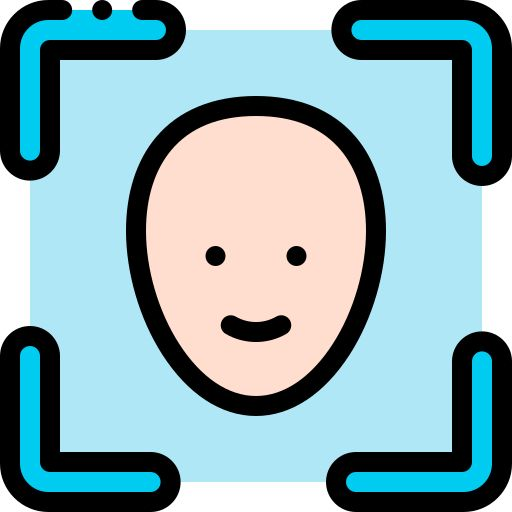
#> input picture templates/attendance-image.jpg, 512 x 512 px
$ python -i face_recognition.py   (imports and definitions only)
#> lines starting #> are read from the running program, lines starting #| are printed output that depends on the picture
#> further down, picture is the input picture: shape (512, 512, 3); mean B, G, R 177.4, 171, 138.3
import cv2
import os
import numpy as np
from datetime import datetime
import pandas as pd
import csv

# Load Haar Cascade for face detection
face_classifier = cv2.CascadeClassifier('haarcascade_frontalface_default.xml')

# Paths
DATASET_DIR = 'dataset'
MODEL_FILE = 'trained_model.yml'
ATTENDANCE_DIR = 'attendance'

# Ensure directories exist
# [2 lines not run here, left out]

class FaceRecognition:
    def __init__(self):
        # Initialize face detector
        self.face_cascade = cv2.CascadeClassifier(cv2.data.haarcascades + 'haarcascade_frontalface_default.xml')
        self.recognizer = cv2.face.LBPHFaceRecognizer_create()
        self.dataset_dir = DATASET_DIR
        self.attendance_dir = ATTENDANCE_DIR
        self.attendance_file = os.path.join(self.attendance_dir, 'attendance.csv')

        # Create directories if they don't exist
        os.makedirs(self.dataset_dir, exist_ok=True)
        os.makedirs(self.attendance_dir, exist_ok=True)

        # Initialize attendance file if it doesn't exist
        if not os.path.exists(self.attendance_file):
            with open(self.attendance_file, 'w', newline='') as f:
                writer = csv.writer(f)
                writer.writerow(['Name', 'Date', 'Time'])

    # [65 lines left out: functions register_face, train_model, not called in this run]

    def recognize_face(self, image):
        """Recognize a face in the given image"""
        try:
            # Load the model if it exists
            if not os.path.exists(MODEL_FILE):
                return None, "Model not trained yet"

            # Load label dictionary
            label_dict = {}
            if os.path.exists('label_dict.txt'):
                with open('label_dict.txt', 'r') as f:
#> (reads label_dict.txt from the repository)
                    for line in f:
                        label, name = line.strip().split(',')
                        label_dict[int(label)] = name

            # Convert image to grayscale
            gray = cv2.cvtColor(image, cv2.COLOR_BGR2GRAY)
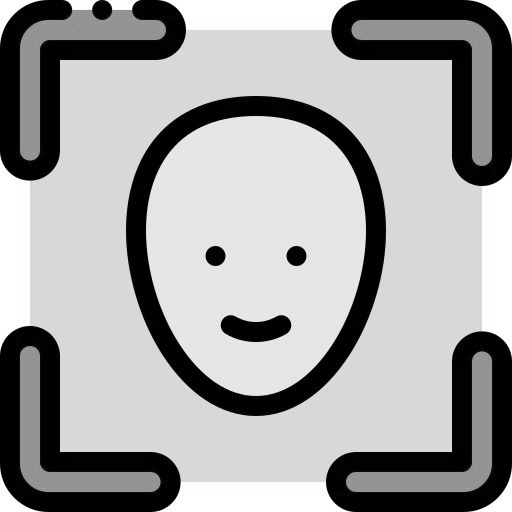
#> gray: shape (512, 512); min 0, max 255, mean 161.9

            # Detect faces
            faces = self.face_cascade.detectMultiScale(gray, 1.3, 5)
#> faces = [[131, 150, 255, 255]]

            if len(faces) == 0:
                return None, "No face detected"

            # Load the trained model
            self.recognizer.read(MODEL_FILE)

            # Recognize the face
            for (x, y, w, h) in faces:
                face_roi = gray[y:y+h, x:x+w]
                label, confidence = self.recognizer.predict(face_roi)

                if confidence < 100:  # Lower confidence is better
                    name = label_dict.get(label, "Unknown")
                    return name, confidence
#> this loop made 1 pass
#> (x, y, w, h, label, confidence) on pass 1: (131, 150, 255, 255, 0, 168.3)
#> pass 1, in recognize_face, `face_roi = gray[y:y+h, x:x+w]`:
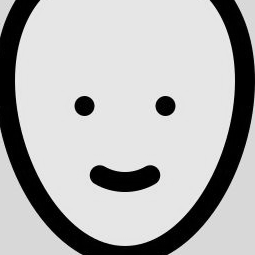
#> face_roi: shape (255, 255); min 0, max 249, mean 179.7

            return None, "Face not recognized"

        except Exception as e:
            return None, f"Error recognizing face: {str(e)}"

    # [163 lines left out: functions mark_attendance, get_attendance, face_extractor, register_face, train_model, recognize_and_mark_attendance, not called in this run]


# [7 lines not run here, left out]

>>> import cv2
>>> picture = cv2.imread('templates/attendance-image.jpg')
>>> result = FaceRecognition().recognize_face(picture)
